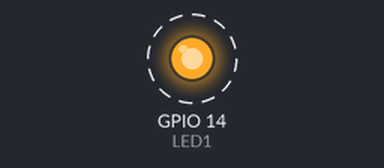
Bench run of a sketch on a simulated ESP32. Shown: output pins drawn as LEDs (lit = HIGH). Dashed ring = blinking. What the sketch prints to the serial monitor is not drawn.

Above: at 0.5 s.
Timing chart, 0 to 4.6 s (numbered marks = the images above):
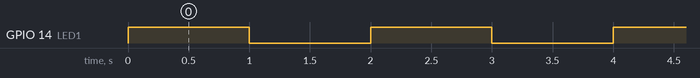

The sketch:

ESP32_ShowCore.ino
```cpp
#define LED1 14

void setup() {
  Serial.begin(115200);
  pinMode(LED1, OUTPUT);
}

// the loop function runs over and over again forever
void loop() {
  Serial.print("This Task runs on Core: ");
  Serial.println(xPortGetCoreID());

  digitalWrite(LED1, HIGH);   // turn the LED on (HIGH is the voltage level)
  delay(1000);                       // wait for a second
  digitalWrite(LED1, LOW);    // turn the LED off by making the voltage LOW
  delay(1000);                       // wait for a second
}
```

Measured:
- by itself, GPIO 14 (LED1): alternates HIGH for 1.0 s and LOW for 1.0 s
